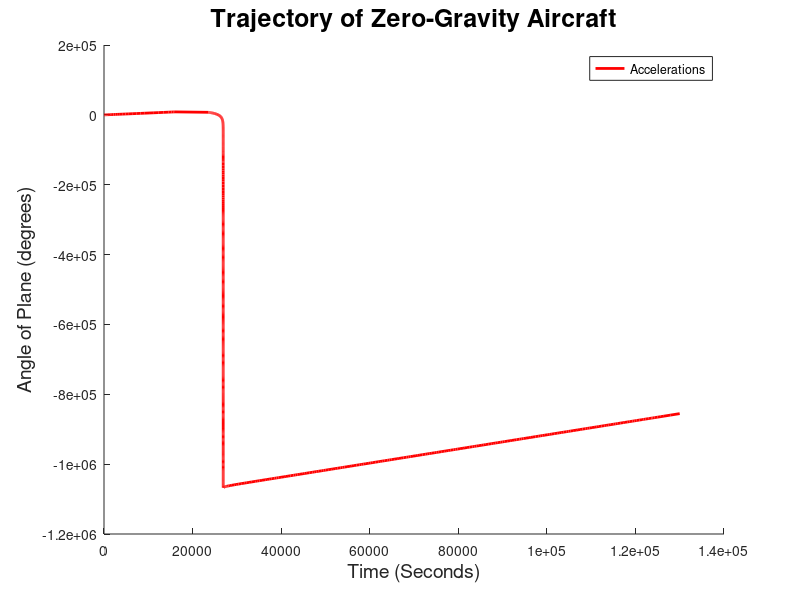

This figure's MATLAB source:
function plane()
% Modeling a Boeing 727

    g = 9.81;       % acceleration due to gravity (m/s^2)
    m = 65000;      % mass of airplane (kg)
    rho = 1.3;      % density of air (kg/m^3)
    A = 330;        % cross-sectional area of plane (m^2)
    C_l = 0.56;     % coefficient of lift (dimensionless)
    C_D = 0.6;      % coefficient of drag (dimensionless)
    
    THETAS1 = 0;
    TIMES1 = 0;
    ACCELERATIONS1 = 0;
    THETAS2 = 0;
    TIMES2 = 0;
    ACCELERATIONS2 = 0;
    THETAS3 = 0;
    TIMES3 = 0;
    ACCELERATIONS3 = 0;

    F_thrust = 2000000;
%     F_thrust_2 = 2800000;
    F_thrust_2 = 1e6;
    initial_pos = [0, 0];
    initial_vel = [40, 10];
    
    options = odeset('events', @events);
    options2 = odeset('events', @events2);
    
    [TIME, Y] = ode45(@thrust_on_1, [0, 2000], [initial_pos, initial_vel], options);
    
    [TIME_2, Y_2] = ode45(@thrust_off, [TIME(end), 4000], [23560, 7300, 110, -182], options2);
    Y = [Y; Y_2];
    T = [TIME; TIME_2];
    
    [TIME_3, Y_2] = ode45(@thrust_on_2, [T(end), 2000], [Y(end, 1), Y(end, 2), Y(end, 3), Y(end, 4)], options);
    Y = [Y; Y_2];
    T = [T; TIME_3];
    
%     for i = 2:10
%         [TIME, Y_2] = ode45(@thrust_on_2, [T(end), 2000*(i+1)], [Y(end, 1), Y(end, 2), Y(end, 3), Y(end, 4)], options);
%         Y = [Y; Y_2];
%         T = [T; TIME];
%         
%         [TIME, Y_2] = ode45(@thrust_off, [T(end), 2000*(i+2)], [Y(end, 1), Y(end, 2), Y(end, 3), Y(end, 4)], options2);
%         Y = [Y; Y_2];
%         T = [T; TIME];
%     end
    
    clf;
    hold all;
    THETAS = [ THETAS1(2:end), THETAS2(2:end) ];
    TIMES = [ TIMES1(2:end), TIMES2(2:end) ];
    ACCELERATIONS = ( ([ACCELERATIONS1(2:end), ACCELERATIONS2(2:end)]) / g ) - 1;
%    plot(TIMES, ACCELERATIONS);
%     plot(TIMES, THETAS);
    
    plot(Y(:,1), Y(:,2), 'r', 'LineWidth', 2);
%    plot(TIME, Y_2(:,5), 'r', 'LineWidth', 2);
    xlabel('Time (Seconds)', 'FontSize', 14);
%     xlabel('Horizontal Position (m)', 'FontSize', 14);
%     ylabel('Vertical Position (m)', 'FontSize', 14);
    ylabel('Angle of Plane (degrees)', 'FontSize', 14);
    title('Trajectory of Zero-Gravity Aircraft', 'FontSize', 18);
    legend('Accelerations', 'Angle off ground');

    function res = thrust_on_1(t, W)
        P = W(1:2);
        V = W(3:4);
        
        v = norm(V);
        v_hat = V / v;
        s_hat = fliplr(v_hat);
        
        dPdt = V;
        dVdt = [0; -g] + ([F_thrust*cos(pi/4);F_thrust*cos(pi/4)]/m) + ((rho*A*v^2) / (2*m)) * (C_l*s_hat - C_D*v_hat);
        
        res = [dPdt; dVdt];
    end

    function res = thrust_on_2(t, W)
        P = W(1:2);
        V = W(3:4);
        
        v = norm(V);
        v_hat = V / v;
        s_hat = fliplr(v_hat);       
        
        dPdt = V;
        dVdt = [0; -g] + ([F_thrust_2*cos(pi/4);F_thrust_2*cos(pi/4)]/m) + ((rho*A*v^2) / (2*m)) * (C_l*s_hat - C_D*v_hat);
        
        theta = asind(V(2,1)/V(1,1));    % angle of plane
        THETAS1(end+1) = theta;
        TIMES1(end+1) = t;
        ACCELERATIONS1(end+1) = norm( g*cosd(theta) * s_hat + (-sind(theta) * dVdt(1, 1) + cosd(theta)*dVdt(2, 1) ) );
        disp(theta);
        disp(t);
        
        res = [dPdt; dVdt];
    end
    
    function res = thrust_off(t, W)
        P = W(1:2);
        V = W(3:4);
        
        v = norm(V);
        v_hat = V / v;
        s_hat = fliplr(v_hat);
        
        dPdt = V;
        dVdt = [0; -g] + ([0; 0]/m) + ((rho*A*v^2) / (2*m)) * (C_l*s_hat - C_D*v_hat);
        
        theta = asind(V(2,1)/V(1,1));    % angle of plane
        THETAS2(end+1) = theta;
        TIMES2(end+1) = t;
        ACCELERATIONS2(end+1) = norm( g*cosd(theta) * s_hat + (-sind(theta) * dVdt(1, 1) + cosd(theta)*dVdt(2, 1) ) );
        disp(theta);
        disp(t);
        
        res = [dPdt; dVdt];
    end

    function [value, isterminal,direction] = events(t, W) % kill thrust when height is increasing
        value = W(2) - 8500;
        
        direction = 1;
        isterminal = 1;
    end

    function [value, isterminal, direction] = events2(t, W) % when plane is too close to ground terminate
        value = W(2) - 7300;
        
        direction = -1;
        isterminal = 1;
    end
end
